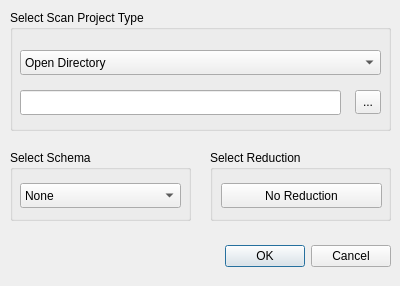
<?xml version="1.0" encoding="UTF-8"?>
<ui version="4.0">
 <class>LVRScanProjectOpenDialogUI</class>
 <widget class="QDialog" name="LVRScanProjectOpenDialogUI">
  <property name="geometry">
   <rect>
    <x>0</x>
    <y>0</y>
    <width>400</width>
    <height>286</height>
   </rect>
  </property>
  <property name="windowTitle">
   <string>Dialog</string>
  </property>
  <widget class="QDialogButtonBox" name="buttonBox">
   <property name="geometry">
    <rect>
     <x>50</x>
     <y>240</y>
     <width>341</width>
     <height>32</height>
    </rect>
   </property>
   <property name="orientation">
    <enum>Qt::Horizontal</enum>
   </property>
   <property name="standardButtons">
    <set>QDialogButtonBox::Cancel|QDialogButtonBox::Ok</set>
   </property>
  </widget>
  <widget class="QGroupBox" name="groupBoxFile">
   <property name="geometry">
    <rect>
     <x>10</x>
     <y>10</y>
     <width>381</width>
     <height>121</height>
    </rect>
   </property>
   <property name="title">
    <string>Select Scan Project Type</string>
   </property>
   <widget class="QLineEdit" name="lineEditPath">
    <property name="geometry">
     <rect>
      <x>10</x>
      <y>80</y>
      <width>321</width>
      <height>25</height>
     </rect>
    </property>
   </widget>
   <widget class="QToolButton" name="toolButtonPath">
    <property name="geometry">
     <rect>
      <x>345</x>
      <y>80</y>
      <width>26</width>
      <height>24</height>
     </rect>
    </property>
    <property name="text">
     <string>...</string>
    </property>
   </widget>
   <widget class="QComboBox" name="comboBoxProjectType">
    <property name="geometry">
     <rect>
      <x>10</x>
      <y>40</y>
      <width>361</width>
      <height>25</height>
     </rect>
    </property>
    <item>
     <property name="text">
      <string>Open Directory</string>
     </property>
    </item>
    <item>
     <property name="text">
      <string>Open HDF5</string>
     </property>
    </item>
   </widget>
  </widget>
  <widget class="QGroupBox" name="groupBoxSchema">
   <property name="geometry">
    <rect>
     <x>10</x>
     <y>150</y>
     <width>181</width>
     <height>71</height>
    </rect>
   </property>
   <property name="title">
    <string>Select Schema</string>
   </property>
   <widget class="QComboBox" name="comboBoxSchema">
    <property name="geometry">
     <rect>
      <x>10</x>
      <y>33</y>
      <width>161</width>
      <height>25</height>
     </rect>
    </property>
    <item>
     <property name="text">
      <string>None</string>
     </property>
    </item>
   </widget>
  </widget>
  <widget class="QGroupBox" name="groupBoxReduction">
   <property name="geometry">
    <rect>
     <x>210</x>
     <y>150</y>
     <width>181</width>
     <height>71</height>
    </rect>
   </property>
   <property name="title">
    <string>Select Reduction</string>
   </property>
   <widget class="QPushButton" name="pushButtonReduction">
    <property name="geometry">
     <rect>
      <x>11</x>
      <y>33</y>
      <width>161</width>
      <height>25</height>
     </rect>
    </property>
    <property name="text">
     <string>No Reduction</string>
    </property>
   </widget>
  </widget>
 </widget>
 <resources/>
 <connections>
  <connection>
   <sender>buttonBox</sender>
   <signal>accepted()</signal>
   <receiver>LVRScanProjectOpenDialogUI</receiver>
   <slot>accept()</slot>
   <hints>
    <hint type="sourcelabel">
     <x>248</x>
     <y>254</y>
    </hint>
    <hint type="destinationlabel">
     <x>157</x>
     <y>274</y>
    </hint>
   </hints>
  </connection>
  <connection>
   <sender>buttonBox</sender>
   <signal>rejected()</signal>
   <receiver>LVRScanProjectOpenDialogUI</receiver>
   <slot>reject()</slot>
   <hints>
    <hint type="sourcelabel">
     <x>316</x>
     <y>260</y>
    </hint>
    <hint type="destinationlabel">
     <x>286</x>
     <y>274</y>
    </hint>
   </hints>
  </connection>
 </connections>
</ui>
